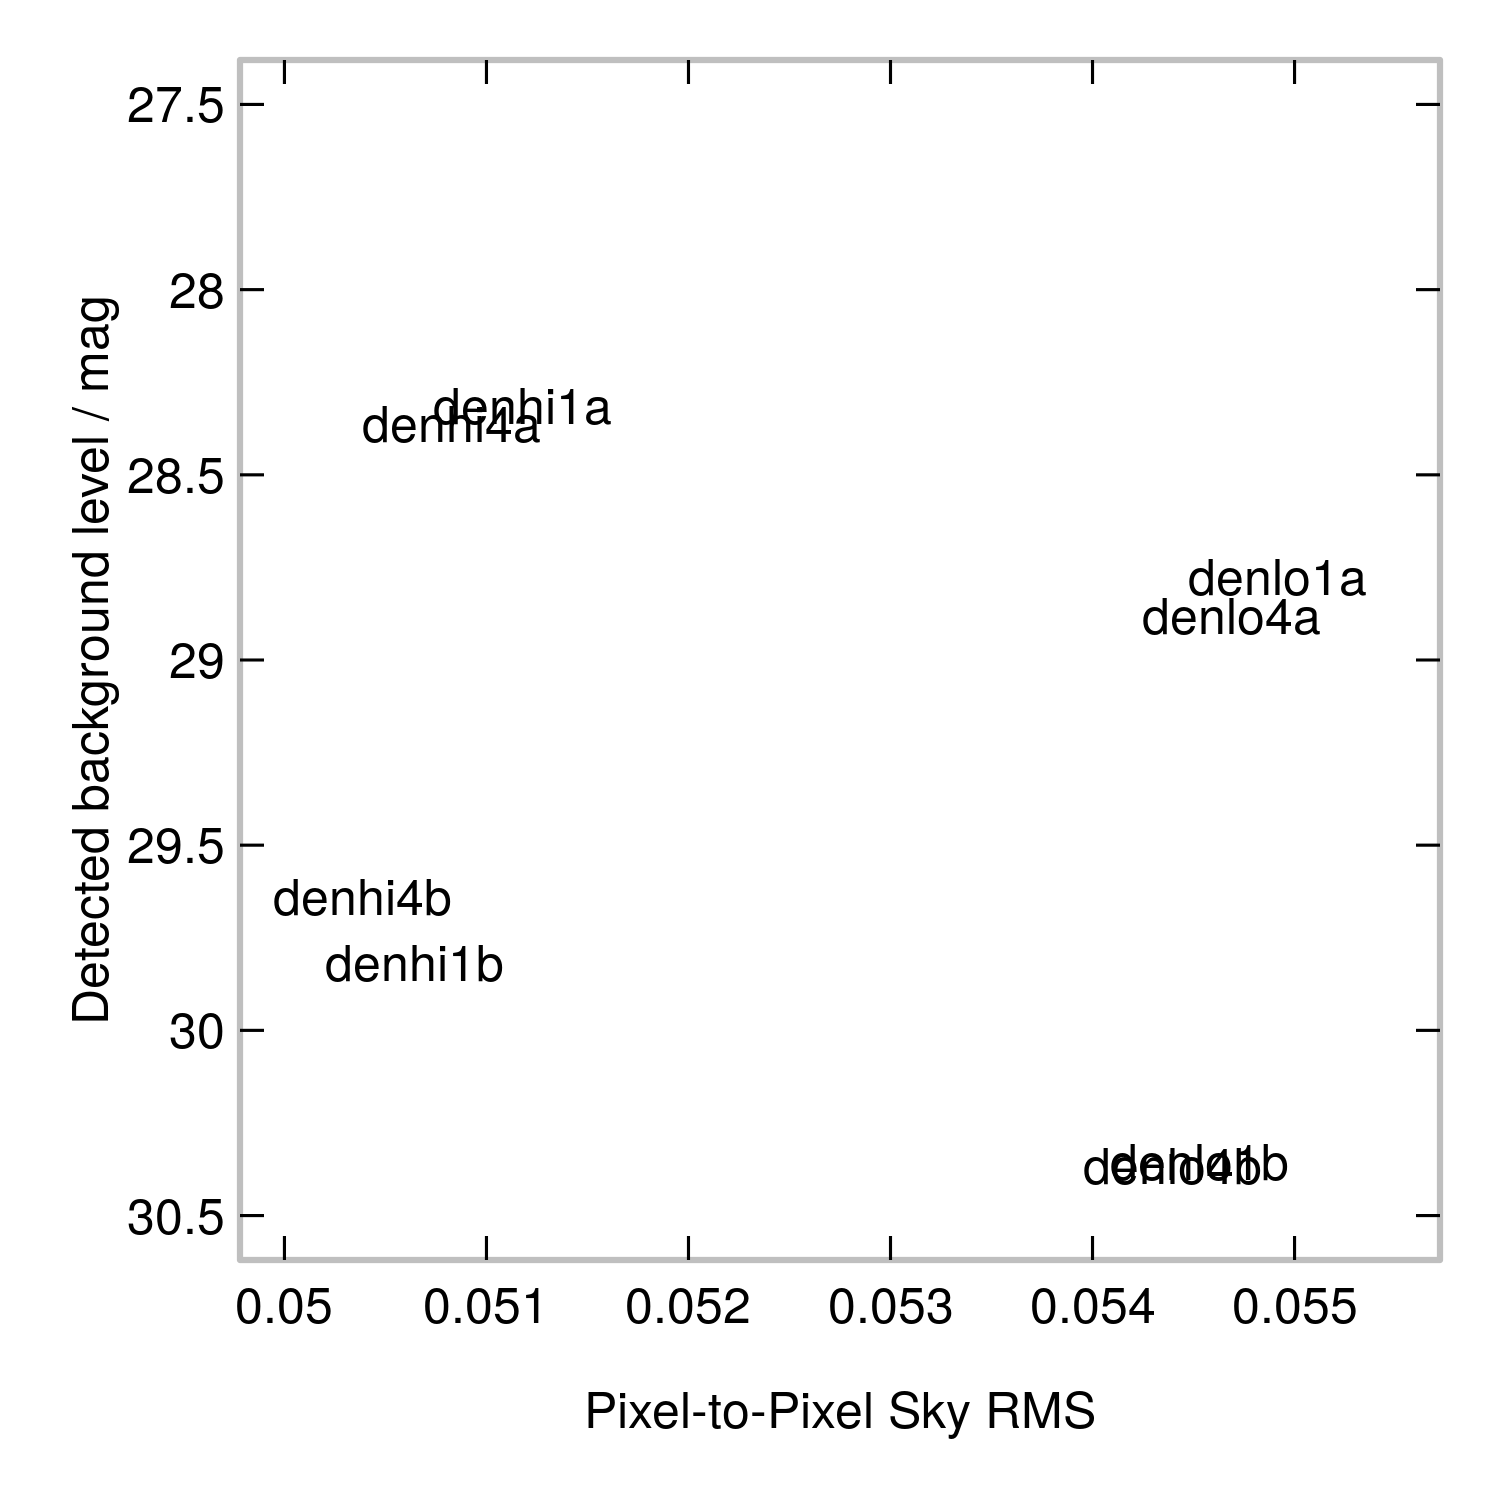

This chart was generated by the following R code:
#!/usr/bin/Rscript --no-init-file

# setup
#require("astro", quietly=TRUE)
#palette(c("#000000", "#e66101", "#5e3c99", "#fdb863", "#b2abd2", "#edf8b1", "#7fcdbb", "#2c7fb8"))
set.seed(3125)

# definitions
dat = read.csv("stats_sex_default.csv")

id = dat[,"ID"]
back = dat[,"BACK"]
rms = dat[,"RMS"]
pixelsize = 0.168

backmag = -2.5*log10(back/(pixelsize^2)) + 27

png(file="stats_sex_default_snapshot.png", width=5, height=5, units="in", res=300)
par("mar"=c(4,4,1,1))

aplot(rms, backmag, type="n", las=1, xlab="Pixel-to-Pixel Sky RMS", ylab="Detected background level / mag", xlim=c(0.05,0.0555), ylim=c(30.5,27.5))
text(x=rms, y=backmag, lab=id)

graphics.off()

